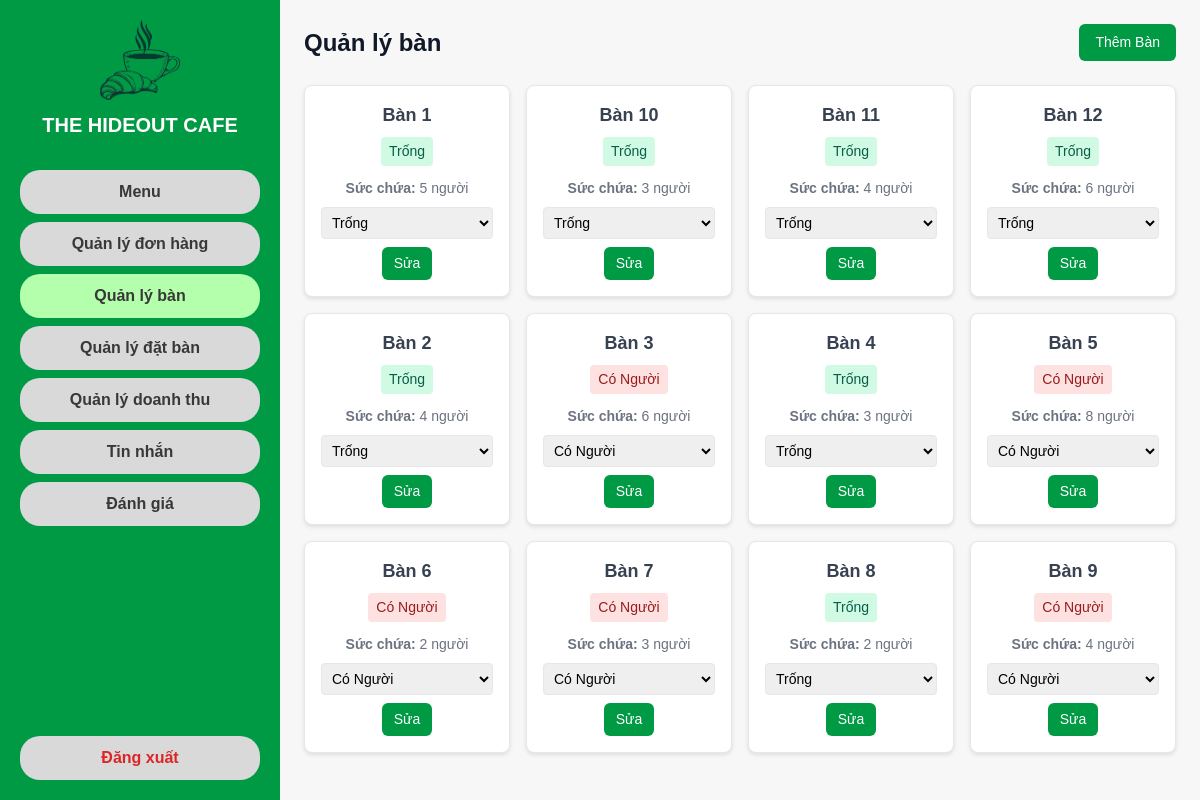
Page /quanlyban/ (signed in) on the committed database.
### myapp/models.py (models this page shows, shortened)
class BanAn(models.Model):
    TRANG_THAI = (
        ('trong', 'Trống'),
        ('co_nguoi', 'Có Người'),
    )
    ma_ban = models.AutoField(primary_key=True)
    so_ban = models.CharField(max_length=10, unique=True)
    suc_chua = models.PositiveIntegerField()
    trang_thai = models.CharField(max_length=20, choices=TRANG_THAI, default='trong')
    class Meta:
        verbose_name = "Bàn Ăn"
        verbose_name_plural = "Bàn Ăn"

### myapp/views.py (the view)
# urls.py: path('quanlyban/', views.table_management, name='table_management'),
@login_required
def table_management(request):
      if request.user.vai_tro not in ['quan_ly', 'nhan_vien']:
          return HttpResponse("Bạn không có quyền truy cập.", status=403)
      ban_an_list = BanAn.objects.all().order_by('so_ban')
      context = {
          'ban_an_list': ban_an_list,
      }
      return render(request, 'quanlyban.html', context)

### myapp/templates/quanlyban.html (shortened to what this page needs)
{% extends 'base.html' %}
  {% load static humanize %}
  {% block content %}
  <div class="container">
    <div class="header-section">
      <h1 class="text-2xl font-semibold text-gray-900">Quản lý bàn</h1>
      <button class="btn-add" onclick="openAddForm()">Thêm Bàn</button>
    </div>
    <div class="grid">
      {% for ban in ban_an_list %}
        <div class="table-item">
          <h3>{{ ban.so_ban }}</h3>
          <span class="status {{ ban.trang_thai }}">{{ ban.get_trang_thai_display }}</span>
          <p><strong>Sức chứa:</strong> {{ ban.suc_chua }} người</p>
          <form method="POST" action="{% url 'myapp:update_table_status' %}">
            <select name="trang_thai" onchange="this.form.submit()">
              <option value="trong" {% if ban.trang_thai == 'trong' %}selected{% endif %}>Trống</option>
              <option value="co_nguoi" {% if ban.trang_thai == 'co_nguoi' %}selected{% endif %}>Có Người</option>
            </select>
          </form>
          <button class="btn-edit" onclick="openEditForm('{{ ban.ma_ban }}', '{{ ban.so_ban }}', '{{ ban.suc_chua }}')">Sửa</button>
        </div>
      {% empty %}
        <p>Chưa có bàn nào.</p>
      {% endfor %}
    </div>
  </div>
  {% endblock %}

### rows in the picture
BanAn: so_ban "Bàn 1", trang_thai "Trống", suc_chua "5"
BanAn: so_ban "Bàn 10", trang_thai "Trống", suc_chua "3"
BanAn: so_ban "Bàn 11", trang_thai "Trống", suc_chua "4"
BanAn: so_ban "Bàn 12", trang_thai "Trống", suc_chua "6"
BanAn: so_ban "Bàn 2", trang_thai "Trống", suc_chua "4"
BanAn: so_ban "Bàn 3", trang_thai "Có Người", suc_chua "6"
BanAn: so_ban "Bàn 4", trang_thai "Trống", suc_chua "3"
BanAn: so_ban "Bàn 5", trang_thai "Có Người", suc_chua "8"
BanAn: so_ban "Bàn 6", trang_thai "Có Người", suc_chua "2"
BanAn: so_ban "Bàn 7", trang_thai "Có Người", suc_chua "3"
BanAn: so_ban "Bàn 8", trang_thai "Trống", suc_chua "2"
BanAn: so_ban "Bàn 9", trang_thai "Có Người", suc_chua "4"
